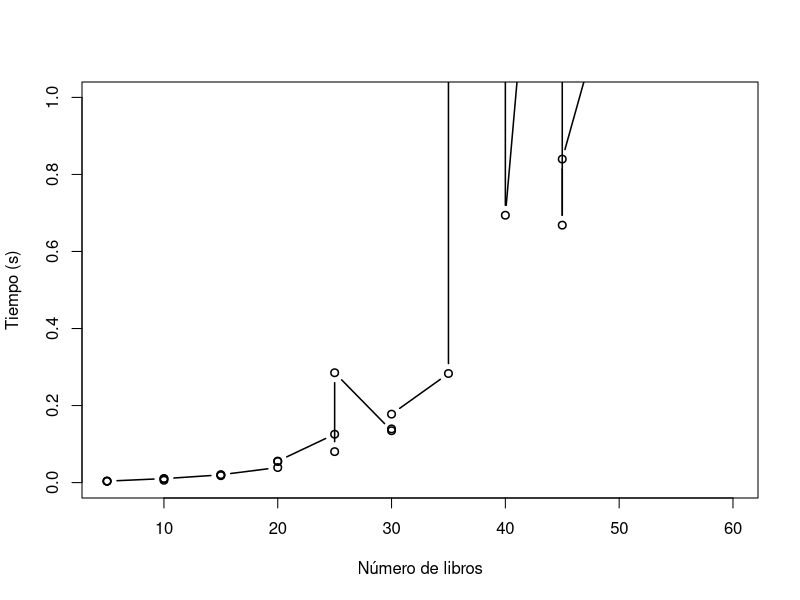

Write the R code that produced this figure.

setwd("~/Documentos/IA/Practica-IA-Planning/tiempo")
PDDL <- read.table("resultados.txt", header = TRUE, sep = " ")

#install.packages("RColorBrewer")
library(RColorBrewer)
palette <- brewer.pal(name="Set2", n=6)
#dev.new()
plot((PDDL$tiempo)/1000.0 ~ PDDL$libros, type="b", ylim=range(0,1),
     lwd=1.5, pch=1,
     ylab="Tiempo (s)", xlab="Número de libros")
